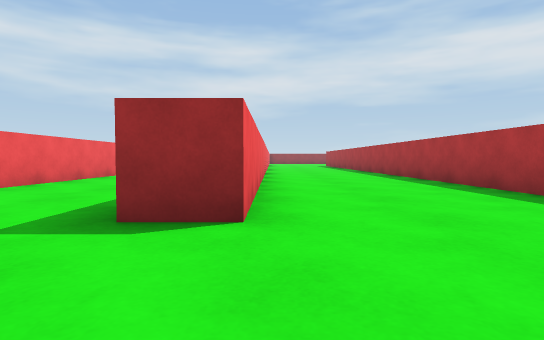
view 1 (above)

18 first-person views from a walk through a scene from a Unity 3-D project. The camera is 0.5 m above the floor, tilts 2° down and sees 80° across. The floor is counted in squares, 1 m on a side. Each view is taken from the middle of a square. On the plan, view 1 faces up. The plan holds only what a view shows up to about 9 squares ahead; the rest is blank. The player character is not drawn.

view 2
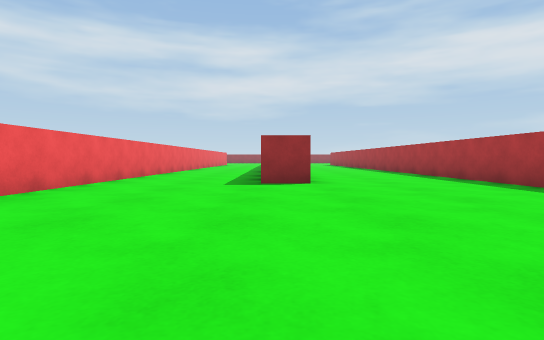

view 3
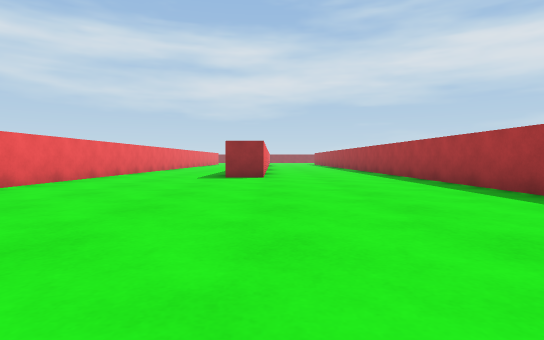

view 4
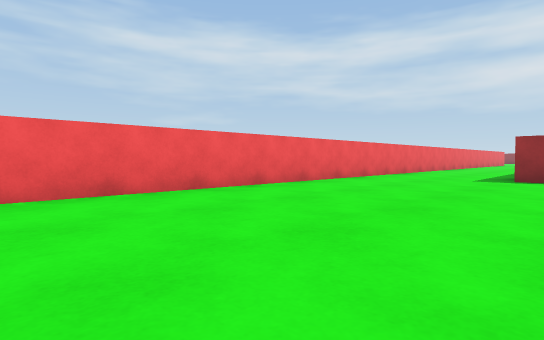

view 5
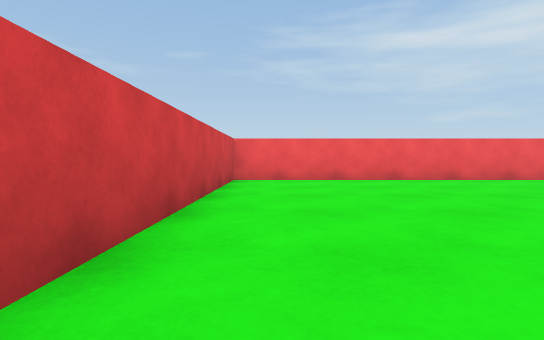

view 6
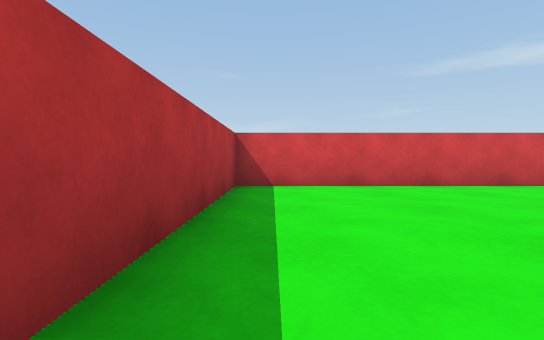

view 7
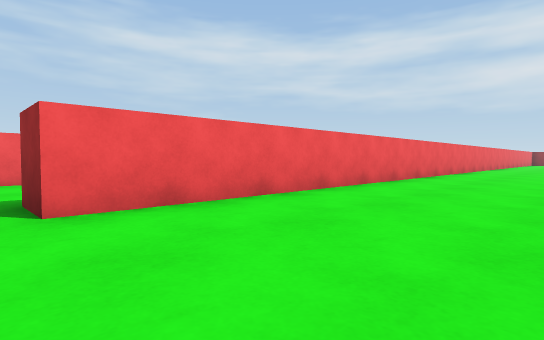

view 8
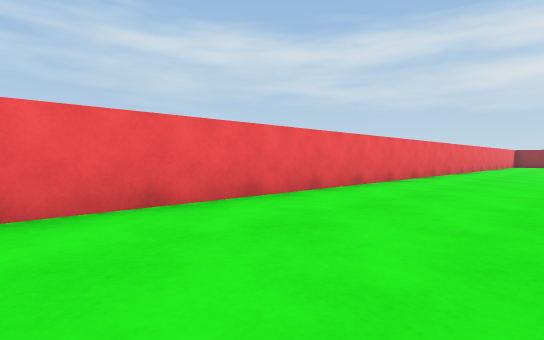

view 9
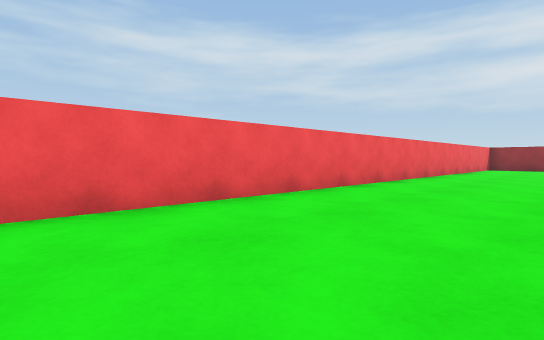

view 10
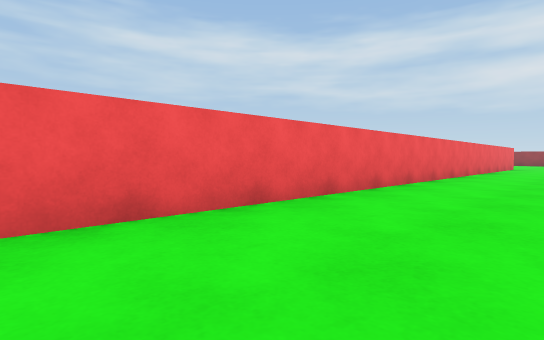

view 11
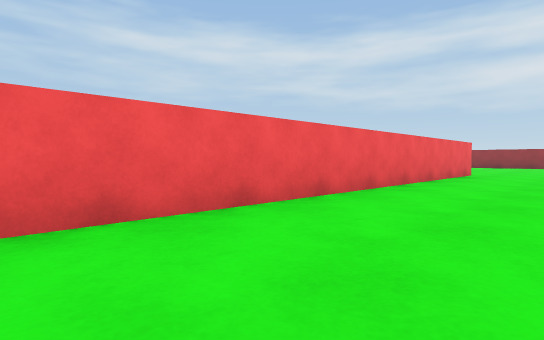

view 12
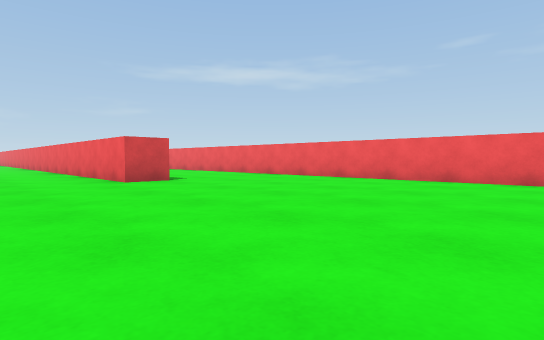

view 13
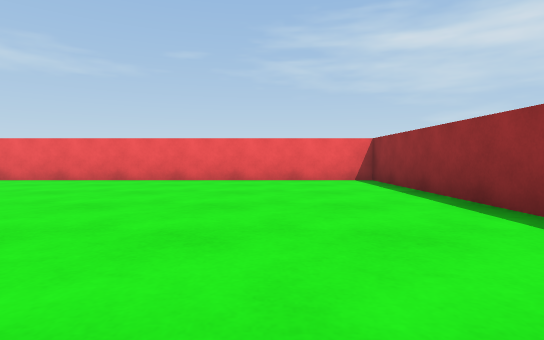

view 14
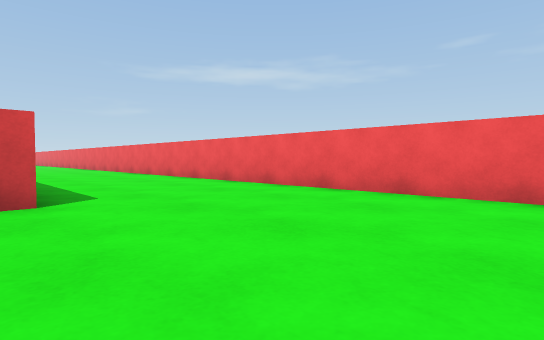

view 15
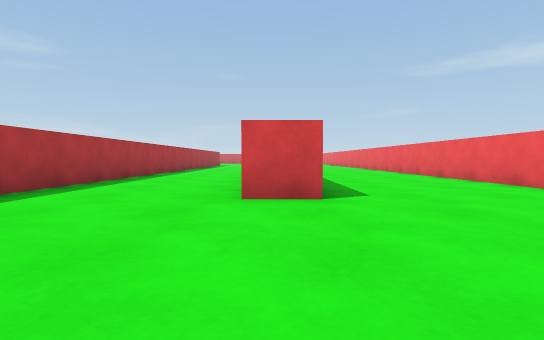

view 16
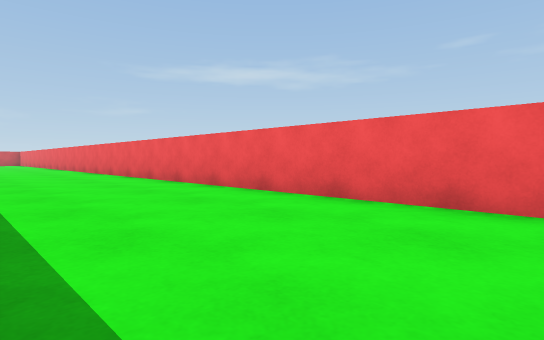

view 17
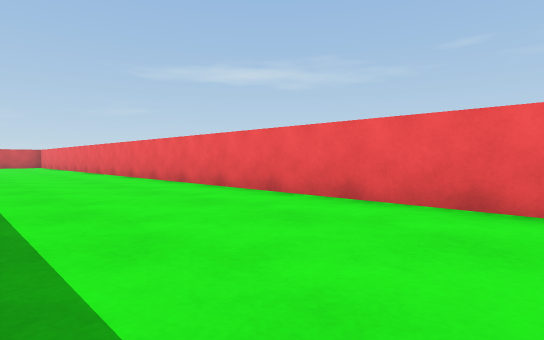

view 18
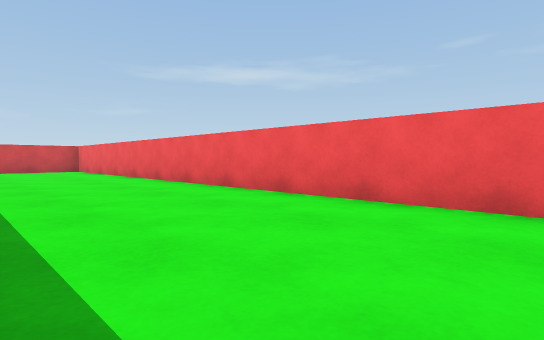

### Floor plan
Points are (right, up) in squares from view 1. A wall is a line through its corners. A room is listed if a view was taken in it or the views show most of it. See-through windows are left out.
Room 1 (views 1, 2, 3, 4, 5, 6, 7, 8, 9, 10, 11)
walls: (-1.2, 17) (-1.2, 21.6); (-4.6, 22) (-4.6, -6.9) (3.7, -6.9) (3.7, 9); (-0.2, 23.6) (-0.2, 2.5) (-1.2, 2.5)
ways out: opening at (-3, 23) to room 2; opening at (2, 22.7)
Room 2 (views 12, 13, 14, 15, 16, 17, 18)
walls: (-5.8, 22) (-4.6, 22); (-4.8, 31.3) (-9.5, 31.3) (-9.5, -2.2)
ways out: opening at (-3, 23) to room 1

Where each view was taken, in squares from view 1:
view 1: 0 up, 0 right, facing up
view 2: 4 down, 1 left, facing up
view 3: 6 down, 0 right, facing up
view 4: 6 down, 0 right, facing up-left
view 5: 6 down, 3 right, facing left
view 6: 1 down, 3 right, facing down
view 7: 2 up, 3 right, facing up-left
view 8: 9 up, 3 right, facing up-left
view 9: 15 up, 3 right, facing up-left
view 10: 4 up, 2 left, facing up-left
view 11: 11 up, 2 left, facing up-left
view 12: 29 up, 2 left, facing down-left
view 13: 29 up, 2 left, facing left
view 14: 26 up, 5 left, facing down-left
view 15: 26 up, 5 left, facing down
view 16: 21 up, 6 left, facing down-left
view 17: 14 up, 6 left, facing down-left
view 18: 7 up, 6 left, facing down-left
